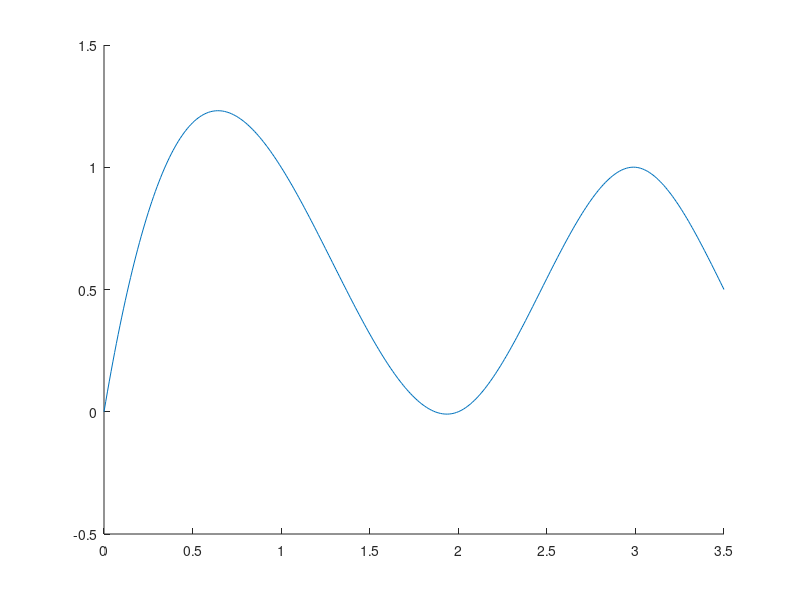

This figure's MATLAB source: (Note: this script raises an error after producing the figure.)
x = [0, 1, 2, 3, 4, 5, 6, 7];
y = [0, 1, 0, 1, 0, 1, 0, 1];
xx = 0:0.01:3.5;
yy = spline(x, y, xx);
yy_cpp = [0, 0.77439, 1, 0.426829, 0, 0.518293, 1, 0.5];
plot(xx, yy, xx, yy_cpp)
